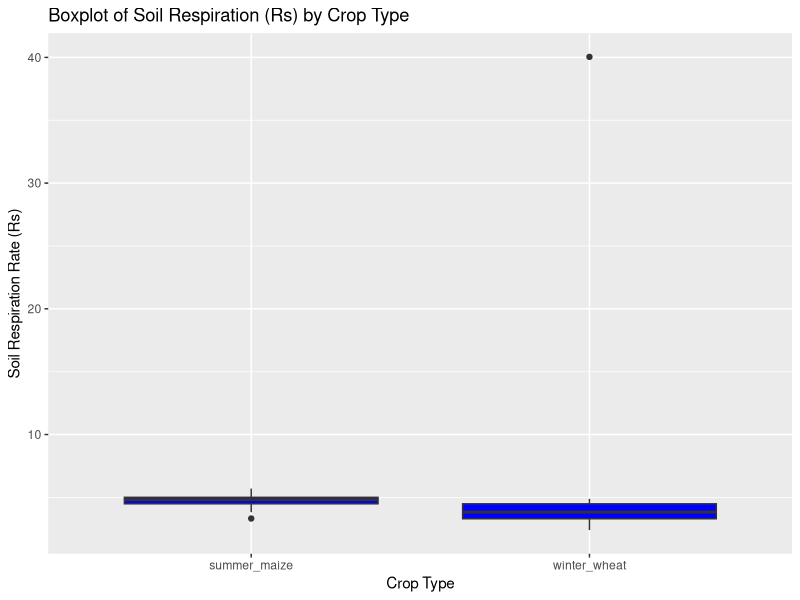
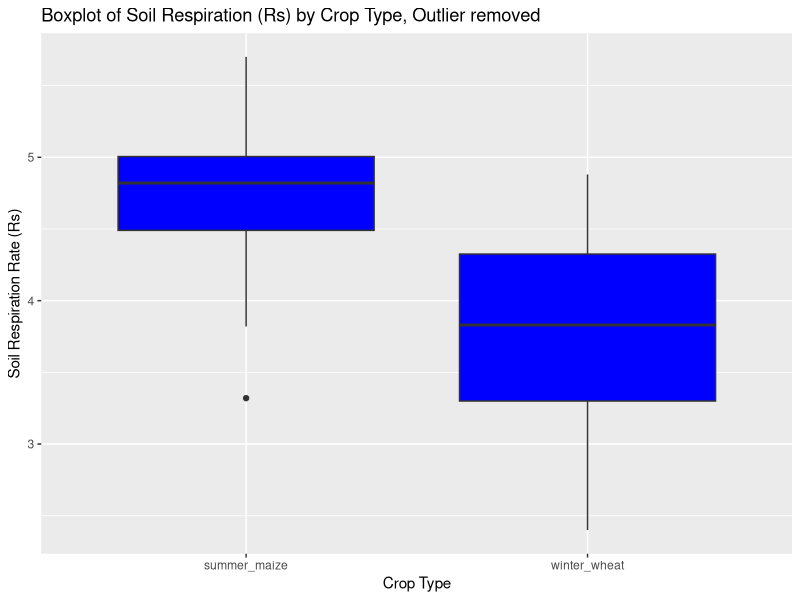
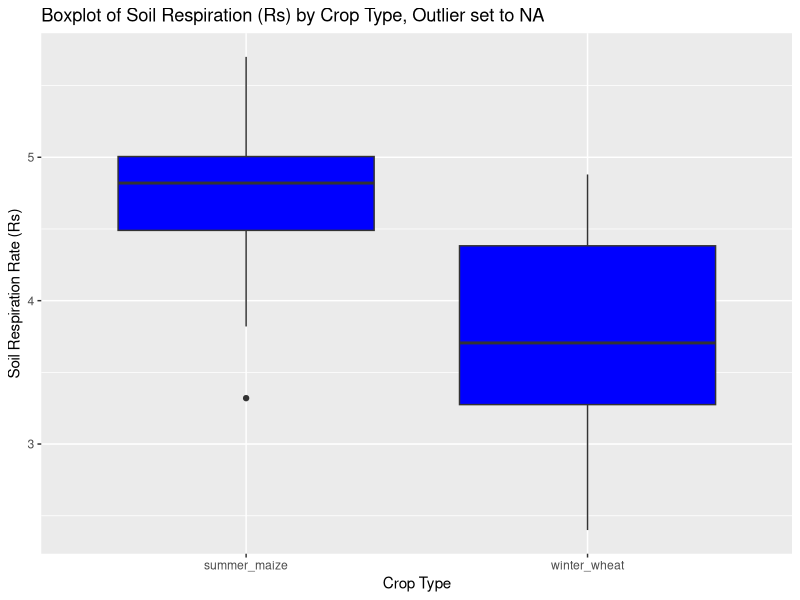
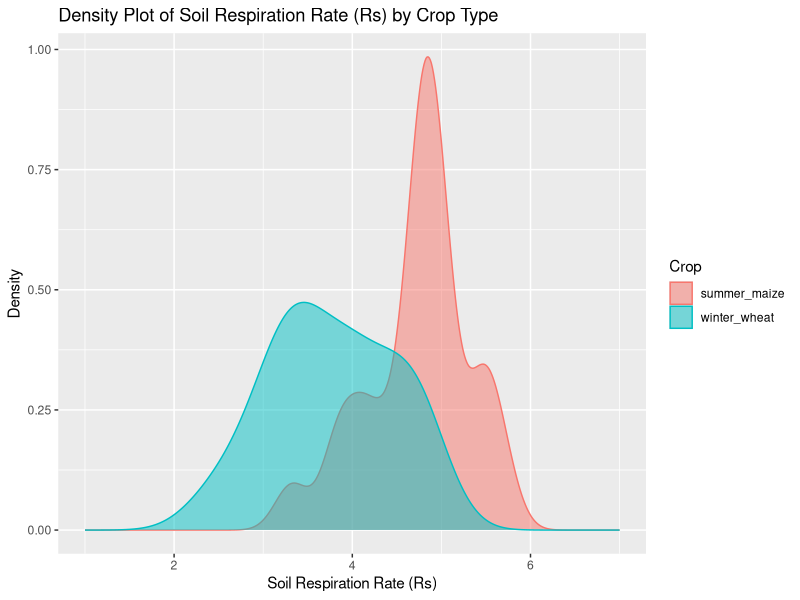
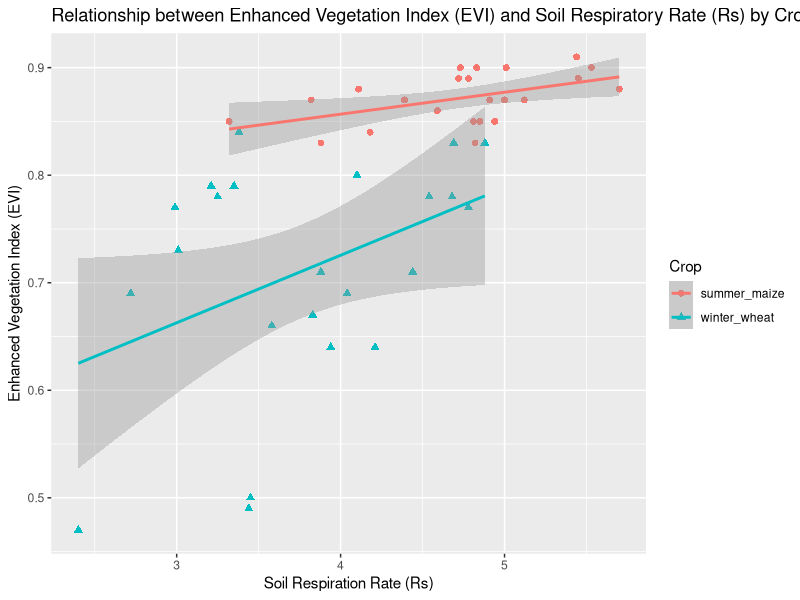

The R source for these figures, in order:
#clear the environment
rm(list=ls())

#set the library that will be used
library(tidyr)
library(ggplot2)
library(dplyr)

#read the data. make sure that the file is already in the working directory
soil_data <- read.csv("soil_respiration.csv")

#observe the initial data
soil_data

#convert the data into long format
soil_data_long <- gather(soil_data, plots, Rs, X1:X23, factor_key=TRUE)
#observe the converted data format
soil_data_long

#create a boxplot of Soil Respiration (Rs) for each crop type and save it to soil_boxplot
soil_boxplot <- ggplot(soil_data_long) +
                aes(x = Crop, y = Rs) +
                geom_boxplot(fill = "blue") +
                ggtitle("Boxplot of Soil Respiration (Rs) by Crop Type") +
                xlab("Crop Type") + ylab("Soil Respiration Rate (Rs)")
                theme_minimal()
soil_boxplot
#looks like there are two outliers, one in winter wheat, and one in summer maize

#Two ways of removing outliers
#First, change the outlier value that looks like a mistake
#Look at the maximum data that is the outlier
soil_data_long %>%
  group_by(Crop) %>%
  summarise(max = format(round(max(Rs),2), nsmall=2))

#duplicate dataframes, so we can keep the initial data and create another one where the outlier is replaced
soil_data_long_outliers_replaced <- soil_data_long
soil_data_long_outliers_replaced[soil_data_long_outliers_replaced == 40.04] <- 4.04

#recreate the boxplot after the outlier is replaced and save it to soil_boxplot2 
soil_boxplot2 <- ggplot(soil_data_long_outliers_replaced) +
                aes(x = Crop, y = Rs) +
                geom_boxplot(fill = "blue") +
                ggtitle("Boxplot of Soil Respiration (Rs) by Crop Type, Outlier removed") +
                xlab("Crop Type") + ylab("Soil Respiration Rate (Rs)")
                theme_minimal()
soil_boxplot2
#there is another outlier in summer_maize but it seemed to be a natural value, so we keep it that way
#it should not be replaced since the next analysis using EVI will require the record

#Second way to remove outliers is to change it to NA
soil_data_long_outliers_NA <- soil_data_long
soil_data_long_outliers_NA[soil_data_long_outliers_NA == 40.04] <- NA

#recreate the boxplot after the outlier is set to NA and save it to soil_boxplot3
soil_boxplot3 <- ggplot(soil_data_long_outliers_NA) +
                aes(x = Crop, y = Rs) +
                geom_boxplot(fill = "blue") +
                ggtitle("Boxplot of Soil Respiration (Rs) by Crop Type, Outlier set to NA") +
                xlab("Crop Type") + ylab("Soil Respiration Rate (Rs)")
                theme_minimal()
soil_boxplot3


#Create the density plot using the soil data that the outlier is replaced, save it to soil_density_plot
soil_density_plot <- ggplot(soil_data_long_outliers_replaced,
                    aes(x = Rs, colour = Crop, fill = Crop)) +
                    geom_density(alpha=0.5) +
                    xlim(1, 7) +
                    ggtitle("Density Plot of Soil Respiration Rate (Rs) by Crop Type") +
                    xlab("Soil Respiration Rate (Rs)") + ylab("Density")
                    
soil_density_plot                    

#conclusion: both seemed to follow normal distribution bell curve.
#summer_maize has higher peak, which means that it has smaller standar deviation
#winter_wheat has relatively lower peak, which means that it has bigger standar deviation
#summer_maize has relatively higher soil respiratory compared to winter_wheat
#it can be shown on the summary below
soil_data_long_outliers_replaced %>%
  group_by(Crop) %>%
  summarise(mean = mean(Rs), sd = sd(Rs))


#Next, examine how the enhanced vegetation index (EVI) relates to the soil respiration rate

#read the EVI.csv
EVI_data <- read.csv("EVI.csv")
EVI_data

#two ways of merging the EVI and soil datasets
#first, join based on multiple column on the EVI_data and soil_data_long_outliers_replaced
new1 <- left_join(soil_data_long_outliers_replaced, EVI_data, by=c('Rs'='Rs', 'Crop'='Crop'))
new1

#second, create unique identifier for both datasets and join based on the unique identifier
  #create unique identifier for the soil_data_long_outliers_replaced
soil_data_with_id <- soil_data_long_outliers_replaced %>%                                        
                    group_by(Crop, Rs) %>%
                    mutate(ID = cur_group_id())
soil_data_with_id

  #create unique identifier for the EVI_data
EVI_data_with_id <- EVI_data %>%                                        
                  group_by(Crop, Rs) %>%
                  mutate(ID = cur_group_id())
EVI_data_with_id

  #join both dataset based on the unique identifier ID
new2 <- left_join(soil_data_with_id, EVI_data_with_id, by=c('ID'='ID'))
new2

#look for the relationship between EVI and soil respiratory, save it to EVI_vs_Rs
EVI_vs_Rs <- ggplot(new1, aes(x = Rs, y = EVI, color = Crop,
               shape = Crop)) +
            geom_point(size = 2) + 
            geom_smooth(method = "lm") +
            ggtitle("Relationship between Enhanced Vegetation Index (EVI) and Soil Respiratory Rate (Rs) by Crop Type") +
            xlab("Soil Respiration Rate (Rs)") + ylab("Enhanced Vegetation Index (EVI)")
EVI_vs_Rs

#Conclusion: it seemed that Rs has a positive relationship with EVI. As Rs get higher, EVI get higher.
#The relationship is higher in winter_wheat, while it is not significant in summer_maize